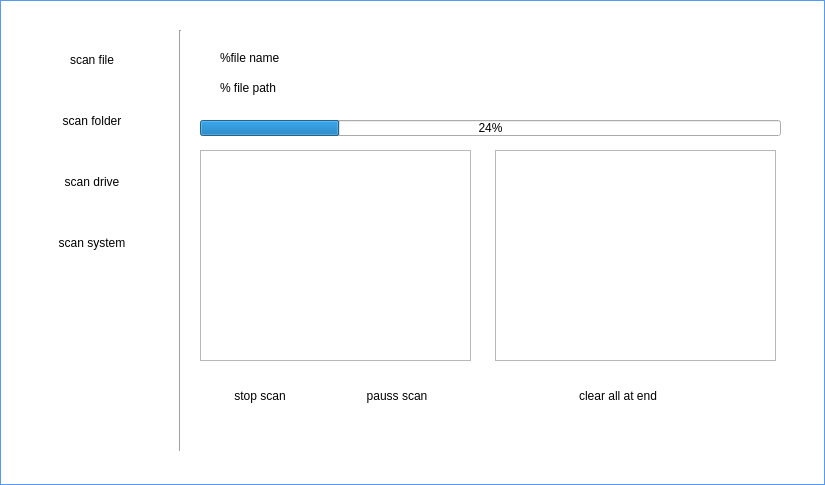
<?xml version="1.0" encoding="UTF-8"?>
<ui version="4.0">
 <class>Scan</class>
 <widget class="QWidget" name="Scan">
  <property name="geometry">
   <rect>
    <x>0</x>
    <y>0</y>
    <width>825</width>
    <height>485</height>
   </rect>
  </property>
  <property name="windowTitle">
   <string>Form</string>
  </property>
  <widget class="QWidget" name="tabScan" native="true">
   <property name="geometry">
    <rect>
     <x>0</x>
     <y>0</y>
     <width>825</width>
     <height>485</height>
    </rect>
   </property>
   <property name="styleSheet">
    <string notr="true">#tabScan{border: 0.5px solid #559bf5;	background: white;}</string>
   </property>
   <widget class="QPushButton" name="pushButton_6">
    <property name="geometry">
     <rect>
      <x>340</x>
      <y>380</y>
      <width>114</width>
      <height>32</height>
     </rect>
    </property>
    <property name="styleSheet">
     <string notr="true">QPushButton:pressed { color: #1aa2f1; font: 75 18pt &quot;Segoe UI&quot;;}
QPushButton { color : darkgray; font: 75 18pt &quot;Segoe UI&quot;;}
QPushButton:flat {  border: none; font: 75 18pt &quot;Segoe UI&quot;; }
QPushButton:hover { color: black; font: 75 18pt &quot;Segoe UI&quot;;}

/* QPushButton:default { border-color: #1aa2f1; }\n\nQLabel { color : #1aa2f1; }\nQLabel:hover{ color: black ;}\nQLabe:pressedl { color : darkgray; }*/</string>
    </property>
    <property name="text">
     <string>pauss scan</string>
    </property>
    <property name="flat">
     <bool>true</bool>
    </property>
   </widget>
   <widget class="QListView" name="catchedVirus">
    <property name="geometry">
     <rect>
      <x>200</x>
      <y>150</y>
      <width>271</width>
      <height>211</height>
     </rect>
    </property>
   </widget>
   <widget class="QListView" name="catchedFiles">
    <property name="geometry">
     <rect>
      <x>495</x>
      <y>150</y>
      <width>281</width>
      <height>211</height>
     </rect>
    </property>
   </widget>
   <widget class="QLabel" name="fileName">
    <property name="geometry">
     <rect>
      <x>220</x>
      <y>50</y>
      <width>561</width>
      <height>16</height>
     </rect>
    </property>
    <property name="text">
     <string>%file name</string>
    </property>
   </widget>
   <widget class="QPushButton" name="pushButton_7">
    <property name="geometry">
     <rect>
      <x>540</x>
      <y>380</y>
      <width>156</width>
      <height>32</height>
     </rect>
    </property>
    <property name="styleSheet">
     <string notr="true">QPushButton:pressed { color: #1aa2f1; font: 75 18pt &quot;Segoe UI&quot;;}
QPushButton { color : darkgray; font: 75 18pt &quot;Segoe UI&quot;;}
QPushButton:flat {  border: none; font: 75 18pt &quot;Segoe UI&quot;; }
QPushButton:hover { color: black; font: 75 18pt &quot;Segoe UI&quot;;}

/* QPushButton:default { border-color: #1aa2f1; }\n\nQLabel { color : #1aa2f1; }\nQLabel:hover{ color: black ;}\nQLabe:pressedl { color : darkgray; }*/</string>
    </property>
    <property name="text">
     <string>clear all at end</string>
    </property>
    <property name="flat">
     <bool>true</bool>
    </property>
   </widget>
   <widget class="QLabel" name="filePath">
    <property name="geometry">
     <rect>
      <x>220</x>
      <y>80</y>
      <width>561</width>
      <height>16</height>
     </rect>
    </property>
    <property name="text">
     <string>% file path</string>
    </property>
   </widget>
   <widget class="QPushButton" name="pushButton_5">
    <property name="geometry">
     <rect>
      <x>210</x>
      <y>380</y>
      <width>100</width>
      <height>32</height>
     </rect>
    </property>
    <property name="styleSheet">
     <string notr="true">QPushButton:pressed { color: #1aa2f1; font: 75 18pt &quot;Segoe UI&quot;;}
QPushButton { color : darkgray; font: 75 18pt &quot;Segoe UI&quot;;}
QPushButton:flat {  border: none; font: 75 18pt &quot;Segoe UI&quot;; }
QPushButton:hover { color: black; font: 75 18pt &quot;Segoe UI&quot;;}

/* QPushButton:default { border-color: #1aa2f1; }\n\nQLabel { color : #1aa2f1; }\nQLabel:hover{ color: black ;}\nQLabe:pressedl { color : darkgray; }*/</string>
    </property>
    <property name="text">
     <string>stop scan</string>
    </property>
    <property name="flat">
     <bool>true</bool>
    </property>
   </widget>
   <widget class="QProgressBar" name="progressBar">
    <property name="geometry">
     <rect>
      <x>200</x>
      <y>120</y>
      <width>581</width>
      <height>16</height>
     </rect>
    </property>
    <property name="value">
     <number>24</number>
    </property>
   </widget>
   <widget class="QWidget" name="layoutWidget">
    <property name="geometry">
     <rect>
      <x>30</x>
      <y>40</y>
      <width>124</width>
      <height>224</height>
     </rect>
    </property>
    <layout class="QVBoxLayout" name="verticalLayout" stretch="0,0,0,0">
     <property name="spacing">
      <number>30</number>
     </property>
     <property name="leftMargin">
      <number>2</number>
     </property>
     <property name="rightMargin">
      <number>2</number>
     </property>
     <item>
      <widget class="QPushButton" name="pushButton">
       <property name="styleSheet">
        <string notr="true">QPushButton:pressed { color: #1aa2f1; font: 75 18pt &quot;Segoe UI&quot;;}
QPushButton { color : darkgray; font: 75 18pt &quot;Segoe UI&quot;;}
QPushButton:flat {  border: none; font: 75 18pt &quot;Segoe UI&quot;; }
QPushButton:hover { color: black; font: 75 18pt &quot;Segoe UI&quot;;}

/* QPushButton:default { border-color: #1aa2f1; }\n\nQLabel { color : #1aa2f1; }\nQLabel:hover{ color: black ;}\nQLabe:pressedl { color : darkgray; }*/</string>
       </property>
       <property name="text">
        <string>scan file</string>
       </property>
       <property name="flat">
        <bool>true</bool>
       </property>
      </widget>
     </item>
     <item>
      <widget class="QPushButton" name="pushButton_2">
       <property name="styleSheet">
        <string notr="true">QPushButton:pressed { color: #1aa2f1; font: 75 18pt &quot;Segoe UI&quot;;}
QPushButton { color : darkgray; font: 75 18pt &quot;Segoe UI&quot;;}
QPushButton:flat {  border: none; font: 75 18pt &quot;Segoe UI&quot;; }
QPushButton:hover { color: black; font: 75 18pt &quot;Segoe UI&quot;;}

/* QPushButton:default { border-color: #1aa2f1; }\n\nQLabel { color : #1aa2f1; }\nQLabel:hover{ color: black ;}\nQLabe:pressedl { color : darkgray; }*/</string>
       </property>
       <property name="text">
        <string>scan folder</string>
       </property>
       <property name="flat">
        <bool>true</bool>
       </property>
      </widget>
     </item>
     <item>
      <widget class="QPushButton" name="pushButton_3">
       <property name="styleSheet">
        <string notr="true">QPushButton:pressed { color: #1aa2f1; font: 75 18pt &quot;Segoe UI&quot;;}
QPushButton { color : darkgray; font: 75 18pt &quot;Segoe UI&quot;;}
QPushButton:flat {  border: none; font: 75 18pt &quot;Segoe UI&quot;; }
QPushButton:hover { color: black; font: 75 18pt &quot;Segoe UI&quot;;}

/* QPushButton:default { border-color: #1aa2f1; }\n\nQLabel { color : #1aa2f1; }\nQLabel:hover{ color: black ;}\nQLabe:pressedl { color : darkgray; }*/</string>
       </property>
       <property name="text">
        <string>scan drive</string>
       </property>
       <property name="flat">
        <bool>true</bool>
       </property>
      </widget>
     </item>
     <item>
      <widget class="QPushButton" name="pushButton_4">
       <property name="styleSheet">
        <string notr="true">QPushButton:pressed { color: #1aa2f1; font: 75 18pt &quot;Segoe UI&quot;;}
QPushButton { color : darkgray; font: 75 18pt &quot;Segoe UI&quot;;}
QPushButton:flat {  border: none; font: 75 18pt &quot;Segoe UI&quot;; }
QPushButton:hover { color: black; font: 75 18pt &quot;Segoe UI&quot;;}

/* QPushButton:default { border-color: #1aa2f1; }\n\nQLabel { color : #1aa2f1; }\nQLabel:hover{ color: black ;}\nQLabe:pressedl { color : darkgray; }*/</string>
       </property>
       <property name="text">
        <string>scan system</string>
       </property>
       <property name="flat">
        <bool>true</bool>
       </property>
      </widget>
     </item>
    </layout>
   </widget>
   <widget class="Line" name="line">
    <property name="geometry">
     <rect>
      <x>170</x>
      <y>30</y>
      <width>20</width>
      <height>421</height>
     </rect>
    </property>
    <property name="styleSheet">
     <string notr="true">border-color: #1aa2f1;</string>
    </property>
    <property name="orientation">
     <enum>Qt::Vertical</enum>
    </property>
   </widget>
  </widget>
 </widget>
 <resources/>
 <connections/>
</ui>
